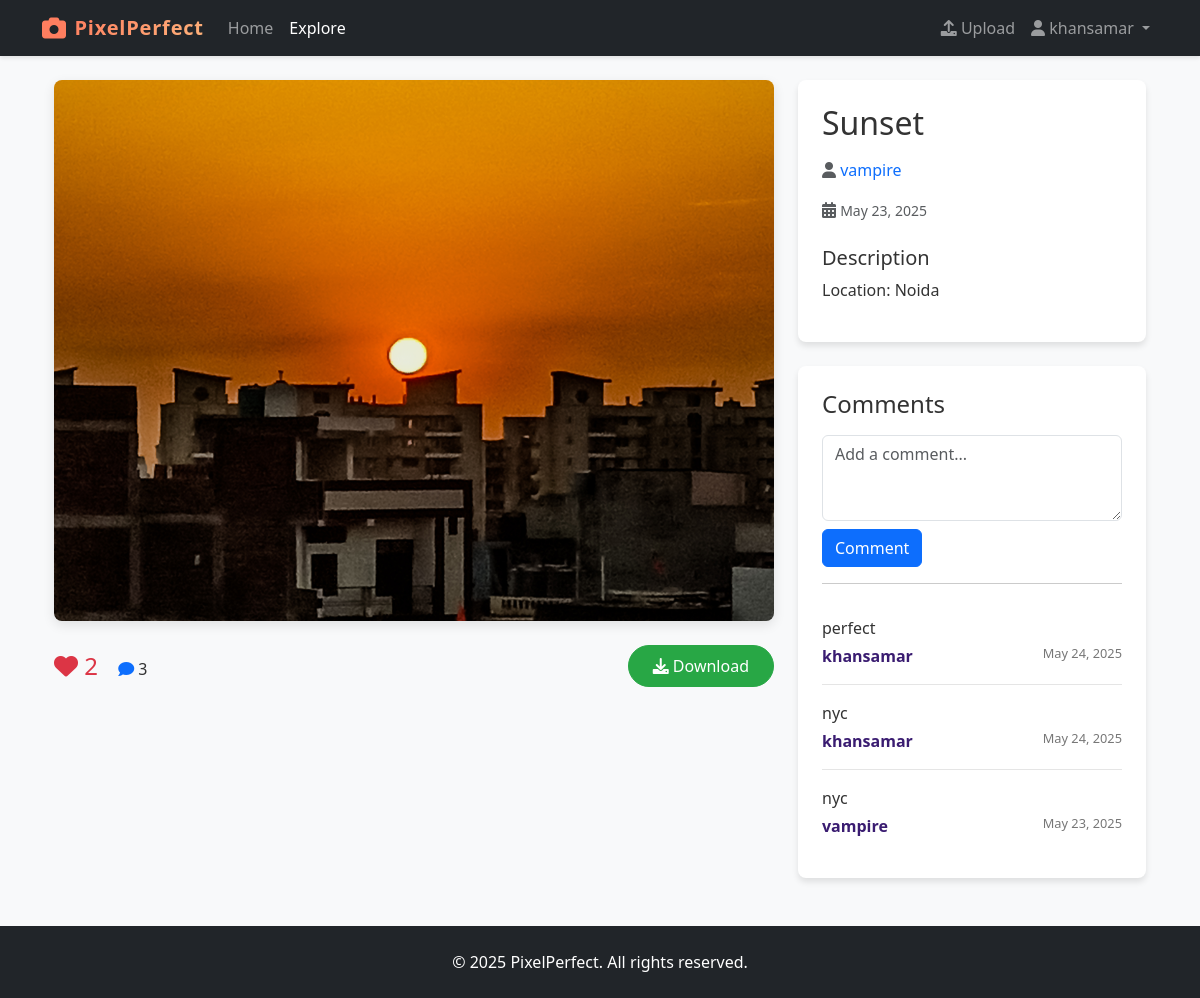
The app's page /photos/1/ (signed in) with its own data.
### photos/models.py (models this page shows, shortened)
class Photo(models.Model):
    title = models.CharField(max_length=200)
    description = models.TextField(blank=True)
    image = models.ImageField(upload_to='photos/%Y/%m/%d/')
    created_at = models.DateTimeField(auto_now_add=True)
    user = models.ForeignKey(User, on_delete=models.CASCADE, related_name='photos')
    @property
    def like_count(self):
        return self.likes.count()

class Comment(models.Model):
    photo = models.ForeignKey(Photo, on_delete=models.CASCADE, related_name='comments')
    user = models.ForeignKey(User, on_delete=models.CASCADE, related_name='comments')
    text = models.TextField()
    created_at = models.DateTimeField(auto_now_add=True)
    class Meta:
        ordering = ['-created_at']

### photos/views.py (the view)
# urls.py: path('photos/<int:pk>/', views.PhotoDetailView.as_view(), name='photo_detail'),
class PhotoDetailView(DetailView):
    model = Photo
    template_name = 'photos/photo_detail.html'
    def get_context_data(self, **kwargs):
        context = super().get_context_data(**kwargs)
        context['comment_form'] = CommentForm()
        if self.request.user.is_authenticated:
            context['user_has_liked'] = Like.objects.filter(
                photo=self.object, user=self.request.user
            ).exists()
        return context

### photos/forms.py
class CommentForm(forms.ModelForm):
    text = forms.CharField(
        label='',
        widget=forms.Textarea(attrs={
            'class': 'form-control',
            'placeholder': 'Add a comment...',
            'rows': 3,
        })
    )
    class Meta:
        model = Comment
        fields = ['text']

### templates/photos/photo_detail.html (shortened to what this page needs)
{% extends 'base.html' %}
{% load static %}
{% block content %}
<div class="container">
    <div class="row">
        <div class="col-lg-8">
            <img src="{{ photo.image.url }}" class="img-fluid photo-detail-img mb-4" alt="{{ photo.title }}">
            <div class="d-flex justify-content-between align-items-center mb-4">
                <div>
                    <form action="{% url 'like_photo' photo.id %}" method="post" class="d-inline">
                        <button type="submit" class="like-btn" id="like-btn" href="{% url 'like_photo' photo.id %}">
                            <i id="like-icon" class="fas fa-heart {% if user_has_liked %}liked{% else %}not-liked{% endif %}"></i>
                            <span id="like-count">{{ photo.like_count }}</span>
                        </button>
                    </form>
                    <span class="ms-3">
                        <i class="fas fa-comment text-primary"></i>
                        {{ photo.comments.count }}
                    </span>
                </div>
                {% if user.is_authenticated %}
                    <div>
                        <a href="{% url 'download_photo' photo.id %}" class="btn btn-success action-btn download-btn">
                            <i class="fas fa-download"></i> Download
                        </a>
                    </div>
                {% endif %}
            </div>
        </div>
        <div class="col-lg-4">
            <div class="detail-card bg-white mb-4">
                <h1 class="h2 mb-3">{{ photo.title }}</h1>
                <p class="text-muted">
                    <i class="fas fa-user"></i>
                    <a href="{% url 'user_photos' photo.user.username %}" class="text-decoration-none">
                        {{ photo.user.username }}
                    </a>
                </p>
                <p class="mb-3">
                    <i class="fas fa-calendar-alt text-muted"></i>
                    <small class="text-muted">{{ photo.created_at|date:"F d, Y" }}</small>
                </p>
                {% if photo.description %}
                    <h5 class="mt-4">Description</h5>
                    <p>{{ photo.description }}</p>
                {% endif %}
            </div>
            <div class="detail-card bg-white">
                <h4 class="mb-3">Comments</h4>
                {% if user.is_authenticated %}
                    <form method="post" action="{% url 'add_comment' photo.id %}">
                        {{ comment_form.text }}
                        <button type="submit" class="btn btn-primary mt-2">Comment</button>
                    </form>
                    <hr>
                {% endif %}
                {% if photo.comments.all %}
                    <div class="comments-section">
                        {% for comment in photo.comments.all %}
                            <div class="comment">
                                <p class="mb-1">{{ comment.text }}</p>
                                <div class="d-flex justify-content-between">
                                    <p class="comment-user mb-0">{{ comment.user.username }}</p>
                                    <p class="comment-date mb-0">{{ comment.created_at|date:"M d, Y" }}</p>
                                </div>
                            </div>
                        {% endfor %}
                    </div>
                {% else %}
                    <p class="text-muted text-center">No comments yet.</p>
                {% endif %}
            </div>
        </div>
    </div>
</div>
{% endblock %}

### templates/base.html (shortened to what this page needs)
<!DOCTYPE html>
<html lang="en">
<head>
    {% load static %}
    <link href="https://cdn.jsdelivr.net/npm/bootstrap@5.3.0-alpha1/dist/css/bootstrap.min.css" rel="stylesheet">
    <link rel="stylesheet" href="https://cdnjs.cloudflare.com/ajax/libs/font-awesome/6.0.0/css/all.min.css">
    <link rel="stylesheet" href="{% static 'css/style.css' %}">
</head>
<body>
    <nav class="navbar navbar-expand-lg navbar-dark bg-dark">
        <div class="container">
            <a class="navbar-brand" href="{% url 'home' %}">
                <i class="fas fa-camera"></i> <span class="brand-text">PixelPerfect</span>
            </a>
            <div class="collapse navbar-collapse" id="navbarNav">
                <ul class="navbar-nav me-auto">
                    <li class="nav-item">
                        <a class="nav-link {% if request.path == '/' %}active{% endif %}" href="{% url 'home' %}">Home</a>
                    </li>
                    <li class="nav-item">
                        <a class="nav-link {% if 'photos/' in request.path and 'new' not in request.path %}active{% endif %}" href="{% url 'photo_list' %}">Explore</a>
                    </li>
                </ul>
                <ul class="navbar-nav ms-auto">
                    {% if user.is_authenticated %}
                        <li class="nav-item">
                            <a class="nav-link {% if 'new' in request.path %}active{% endif %}" href="{% url 'photo_create' %}">
                                <i class="fas fa-upload"></i> Upload
                            </a>
                        </li>
                        <li class="nav-item dropdown">
                            <a class="nav-link dropdown-toggle" href="#" id="navbarDropdown" role="button" data-bs-toggle="dropdown" aria-expanded="false">
                                <i class="fas fa-user"></i> {{ user.username }}
                            </a>
                        </li>
                    {% endif %}
                </ul>
            </div>
        </div>
    </nav>
    <main class="container mt-4">
        {% block content %}{% endblock %}
    </main>
    <footer class="bg-dark text-white text-center py-4 mt-5">
        <div class="container">
            <p class="mb-0">&copy; {% now "Y" %} PixelPerfect. All rights reserved.</p>
        </div>
    </footer>
</body>
</html>

### static/css/style.css (style rules this page uses)
body { font-family: 'Segoe UI', Tahoma, Geneva, Verdana, sans-serif; background-color: #f8f9fa; color: #333; }
.navbar { box-shadow: 0 2px 4px rgba(0, 0, 0, 0.1); }
.navbar-brand { font-weight: 600; letter-spacing: 0.5px; display: flex; align-items: center; }
.navbar-brand i { font-size: 1.5rem; margin-right: 8px; color: #ff7e5f; }
.brand-text { background: linear-gradient(135deg, #ff7e5f 0%, #feb47b 100%); -webkit-background-clip: text; background-clip: text; -webkit-text-fill-color: transparent; font-weight: 700; letter-spacing: 0.8px; }
.photo-detail-img { max-height: 70vh; object-fit: contain; border-radius: 8px; box-shadow: 0 4px 12px rgba(0, 0, 0, 0.1); }
.detail-card { border-radius: 8px; box-shadow: 0 4px 6px rgba(0, 0, 0, 0.1); padding: 1.5rem; }
.comment { border-bottom: 1px solid rgba(0, 0, 0, 0.1); padding: 1rem 0; }
.comment:last-child { border-bottom: none; }
.comment-user { font-weight: 600; color: #3a1c71; }
.comment-date { font-size: 0.8rem; color: #777; }
.like-btn { border: none; background: transparent; color: #dc3545; font-size: 1.5rem; padding: 0; transition: transform 0.2s; }
.liked { color: #dc3545; }
footer { margin-top: auto; }
.action-btn { border-radius: 50px; padding: 0.5rem 1.5rem; font-weight: 500; transition: all 0.3s; }
.download-btn { background-color: #28a745; border-color: #28a745; }

### records on screen
Photo: image (picture), like_count "2", comments.count "3", title "Sunset", user.username "vampire", created_at "May 23, 2025", description "Location: Noida"
Comment: text "perfect", user.username "khansamar", created_at "May 24, 2025"
Comment: text "nyc", user.username "khansamar", created_at "May 24, 2025"
Comment: text "nyc", user.username "vampire", created_at "May 23, 2025"

### other values on screen
{{ user.username }} "khansamar"
